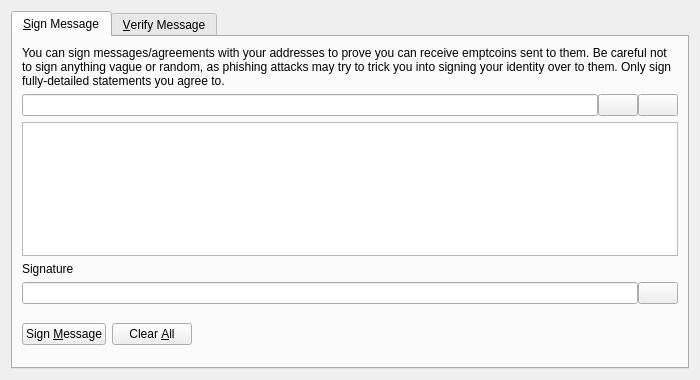
<?xml version="1.0" encoding="UTF-8"?>
<ui version="4.0">
 <class>SignVerifyMessageDialog</class>
 <widget class="QDialog" name="SignVerifyMessageDialog">
  <property name="geometry">
   <rect>
    <x>0</x>
    <y>0</y>
    <width>700</width>
    <height>380</height>
   </rect>
  </property>
  <property name="windowTitle">
   <string>Signatures - Sign / Verify a Message</string>
  </property>
  <property name="modal">
   <bool>true</bool>
  </property>
  <layout class="QVBoxLayout" name="verticalLayout">
   <item>
    <widget class="QTabWidget" name="tabWidget">
     <property name="currentIndex">
      <number>0</number>
     </property>
     <widget class="QWidget" name="tabSignMessage">
      <attribute name="title">
       <string>&amp;Sign Message</string>
      </attribute>
      <layout class="QVBoxLayout" name="verticalLayout_SM">
       <item>
        <widget class="QLabel" name="infoLabel_SM">
         <property name="text">
          <string>You can sign messages/agreements with your addresses to prove you can receive emptcoins sent to them. Be careful not to sign anything vague or random, as phishing attacks may try to trick you into signing your identity over to them. Only sign fully-detailed statements you agree to.</string>
         </property>
         <property name="textFormat">
          <enum>Qt::PlainText</enum>
         </property>
         <property name="wordWrap">
          <bool>true</bool>
         </property>
        </widget>
       </item>
       <item>
        <layout class="QHBoxLayout" name="horizontalLayout_1_SM">
         <property name="spacing">
          <number>0</number>
         </property>
         <item>
          <widget class="QValidatedLineEdit" name="addressIn_SM">
           <property name="toolTip">
            <string>The Emptcoin address to sign the message with</string>
           </property>
          </widget>
         </item>
         <item>
          <widget class="QPushButton" name="addressBookButton_SM">
           <property name="toolTip">
            <string>Choose previously used address</string>
           </property>
           <property name="text">
            <string/>
           </property>
           <property name="icon">
            <iconset resource="../bitcoin.qrc">
             <normaloff>:/icons/address-book</normaloff>:/icons/address-book</iconset>
           </property>
           <property name="shortcut">
            <string>Alt+A</string>
           </property>
           <property name="autoDefault">
            <bool>false</bool>
           </property>
          </widget>
         </item>
         <item>
          <widget class="QPushButton" name="pasteButton_SM">
           <property name="toolTip">
            <string>Paste address from clipboard</string>
           </property>
           <property name="text">
            <string/>
           </property>
           <property name="icon">
            <iconset resource="../bitcoin.qrc">
             <normaloff>:/icons/editpaste</normaloff>:/icons/editpaste</iconset>
           </property>
           <property name="shortcut">
            <string>Alt+P</string>
           </property>
           <property name="autoDefault">
            <bool>false</bool>
           </property>
          </widget>
         </item>
        </layout>
       </item>
       <item>
        <widget class="QPlainTextEdit" name="messageIn_SM">
         <property name="toolTip">
          <string>Enter the message you want to sign here</string>
         </property>
        </widget>
       </item>
       <item>
        <widget class="QLabel" name="signatureLabel_SM">
         <property name="text">
          <string>Signature</string>
         </property>
         <property name="textFormat">
          <enum>Qt::PlainText</enum>
         </property>
        </widget>
       </item>
       <item>
        <layout class="QHBoxLayout" name="horizontalLayout_2_SM">
         <property name="spacing">
          <number>0</number>
         </property>
         <item>
          <widget class="QLineEdit" name="signatureOut_SM">
           <property name="font">
            <font>
             <italic>true</italic>
            </font>
           </property>
           <property name="readOnly">
            <bool>true</bool>
           </property>
          </widget>
         </item>
         <item>
          <widget class="QPushButton" name="copySignatureButton_SM">
           <property name="toolTip">
            <string>Copy the current signature to the system clipboard</string>
           </property>
           <property name="text">
            <string/>
           </property>
           <property name="icon">
            <iconset resource="../bitcoin.qrc">
             <normaloff>:/icons/editcopy</normaloff>:/icons/editcopy</iconset>
           </property>
           <property name="autoDefault">
            <bool>false</bool>
           </property>
          </widget>
         </item>
        </layout>
       </item>
       <item>
        <layout class="QHBoxLayout" name="horizontalLayout_3_SM">
         <item>
          <widget class="QPushButton" name="signMessageButton_SM">
           <property name="toolTip">
            <string>Sign the message to prove you own this Emptcoin address</string>
           </property>
           <property name="text">
            <string>Sign &amp;Message</string>
           </property>
           <property name="icon">
            <iconset resource="../bitcoin.qrc">
             <normaloff>:/icons/edit</normaloff>:/icons/edit</iconset>
           </property>
           <property name="autoDefault">
            <bool>false</bool>
           </property>
          </widget>
         </item>
         <item>
          <widget class="QPushButton" name="clearButton_SM">
           <property name="toolTip">
            <string>Reset all sign message fields</string>
           </property>
           <property name="text">
            <string>Clear &amp;All</string>
           </property>
           <property name="icon">
            <iconset resource="../bitcoin.qrc">
             <normaloff>:/icons/remove</normaloff>:/icons/remove</iconset>
           </property>
           <property name="autoDefault">
            <bool>false</bool>
           </property>
          </widget>
         </item>
         <item>
          <spacer name="horizontalSpacer_1_SM">
           <property name="orientation">
            <enum>Qt::Horizontal</enum>
           </property>
           <property name="sizeHint" stdset="0">
            <size>
             <width>40</width>
             <height>48</height>
            </size>
           </property>
          </spacer>
         </item>
         <item>
          <widget class="QLabel" name="statusLabel_SM">
           <property name="font">
            <font>
             <weight>75</weight>
             <bold>true</bold>
            </font>
           </property>
           <property name="text">
            <string/>
           </property>
           <property name="wordWrap">
            <bool>true</bool>
           </property>
          </widget>
         </item>
         <item>
          <spacer name="horizontalSpacer_2_SM">
           <property name="orientation">
            <enum>Qt::Horizontal</enum>
           </property>
           <property name="sizeHint" stdset="0">
            <size>
             <width>40</width>
             <height>48</height>
            </size>
           </property>
          </spacer>
         </item>
        </layout>
       </item>
      </layout>
     </widget>
     <widget class="QWidget" name="tabVerifyMessage">
      <attribute name="title">
       <string>&amp;Verify Message</string>
      </attribute>
      <layout class="QVBoxLayout" name="verticalLayout_VM">
       <item>
        <widget class="QLabel" name="infoLabel_VM">
         <property name="text">
          <string>Enter the receiver's address, message (ensure you copy line breaks, spaces, tabs, etc. exactly) and signature below to verify the message. Be careful not to read more into the signature than what is in the signed message itself, to avoid being tricked by a man-in-the-middle attack. Note that this only proves the signing party receives with the address, it cannot prove sendership of any transaction!</string>
         </property>
         <property name="textFormat">
          <enum>Qt::PlainText</enum>
         </property>
         <property name="alignment">
          <set>Qt::AlignLeading|Qt::AlignLeft|Qt::AlignTop</set>
         </property>
         <property name="wordWrap">
          <bool>true</bool>
         </property>
        </widget>
       </item>
       <item>
        <layout class="QHBoxLayout" name="horizontalLayout_1_VM">
         <property name="spacing">
          <number>0</number>
         </property>
         <item>
          <widget class="QValidatedLineEdit" name="addressIn_VM">
           <property name="toolTip">
            <string>The Emptcoin address the message was signed with</string>
           </property>
          </widget>
         </item>
         <item>
          <widget class="QPushButton" name="addressBookButton_VM">
           <property name="toolTip">
            <string>Choose previously used address</string>
           </property>
           <property name="text">
            <string/>
           </property>
           <property name="icon">
            <iconset resource="../bitcoin.qrc">
             <normaloff>:/icons/address-book</normaloff>:/icons/address-book</iconset>
           </property>
           <property name="shortcut">
            <string>Alt+A</string>
           </property>
           <property name="autoDefault">
            <bool>false</bool>
           </property>
          </widget>
         </item>
        </layout>
       </item>
       <item>
        <widget class="QPlainTextEdit" name="messageIn_VM"/>
       </item>
       <item>
        <widget class="QValidatedLineEdit" name="signatureIn_VM"/>
       </item>
       <item>
        <layout class="QHBoxLayout" name="horizontalLayout_2_VM">
         <item>
          <widget class="QPushButton" name="verifyMessageButton_VM">
           <property name="toolTip">
            <string>Verify the message to ensure it was signed with the specified Emptcoin address</string>
           </property>
           <property name="text">
            <string>Verify &amp;Message</string>
           </property>
           <property name="icon">
            <iconset resource="../bitcoin.qrc">
             <normaloff>:/icons/transaction_0</normaloff>:/icons/transaction_0</iconset>
           </property>
           <property name="autoDefault">
            <bool>false</bool>
           </property>
          </widget>
         </item>
         <item>
          <widget class="QPushButton" name="clearButton_VM">
           <property name="toolTip">
            <string>Reset all verify message fields</string>
           </property>
           <property name="text">
            <string>Clear &amp;All</string>
           </property>
           <property name="icon">
            <iconset resource="../bitcoin.qrc">
             <normaloff>:/icons/remove</normaloff>:/icons/remove</iconset>
           </property>
           <property name="autoDefault">
            <bool>false</bool>
           </property>
          </widget>
         </item>
         <item>
          <spacer name="horizontalSpacer_1_VM">
           <property name="orientation">
            <enum>Qt::Horizontal</enum>
           </property>
           <property name="sizeHint" stdset="0">
            <size>
             <width>40</width>
             <height>48</height>
            </size>
           </property>
          </spacer>
         </item>
         <item>
          <widget class="QLabel" name="statusLabel_VM">
           <property name="font">
            <font>
             <weight>75</weight>
             <bold>true</bold>
            </font>
           </property>
           <property name="text">
            <string/>
           </property>
           <property name="wordWrap">
            <bool>true</bool>
           </property>
          </widget>
         </item>
         <item>
          <spacer name="horizontalSpacer_2_VM">
           <property name="orientation">
            <enum>Qt::Horizontal</enum>
           </property>
           <property name="sizeHint" stdset="0">
            <size>
             <width>40</width>
             <height>48</height>
            </size>
           </property>
          </spacer>
         </item>
        </layout>
       </item>
      </layout>
     </widget>
    </widget>
   </item>
  </layout>
 </widget>
 <customwidgets>
  <customwidget>
   <class>QValidatedLineEdit</class>
   <extends>QLineEdit</extends>
   <header>qvalidatedlineedit.h</header>
  </customwidget>
 </customwidgets>
 <resources>
  <include location="../bitcoin.qrc"/>
 </resources>
 <connections/>
</ui>
